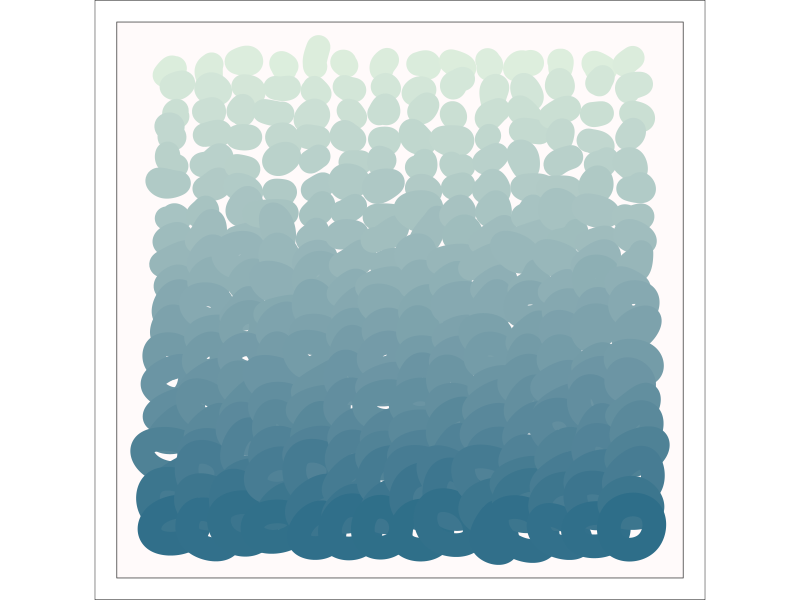

The R script that drew this image:
## ---- chunk 1
knitr::opts_chunk$set(echo = TRUE)
## ---- chunk 2
library(tidyverse)
library(ggforce)
library(ragg)
## ---- chunk 3
n <- 20 # set number of circles
cols <- 14 # set numer of columns

df <- 
  # make base grid
  data.frame(group = 1:(n*cols),
             basex = rep(c(1:cols), each = n) * 4,
             basey = (1:n)) %>% 
  # generate randomness
  mutate(
    x = lapply(basey/2, function(x) {
      y = rnorm(4, basey, basey)
      x * c(-1, 1, 1, -1) + y
    }),
    y = lapply(basey/2, function(x) {
      y = rnorm(4, basey, basey)
      x * c(1, 1, -1, -1) + y
    })
  ) %>% 
  unnest(cols = c(x, y)) %>% 
  # add randomness to base grid and expand
  mutate(newy = y + basey * 10.5,
         newx = x + basex * 3.8)

 plot <- df %>% 
    ggplot(aes(x = newx, y = newy,
             color = newy,
             group = group,
             fill = newy)) +
  geom_bspline_closed(show.legend = F,
                      alpha = .7,
                      size = 8, 
                      fill = NA) +
  coord_equal(expand = T) +
  scale_y_reverse() +
  scale_color_gradient(high = "#2e6e89",
                       low = "#ddeedd") +
  theme_void() +
  theme(panel.background = element_rect(color = "gray20",
                                        fill = "snow",
                                        size = .5),
        plot.background = element_rect(color = "black",
                                       size = .3),
        plot.margin = margin(.55, .55, .55, .55, "cm"))

ggsave(plot, filename = here::here("2021", "Genuary", "2021", "RandomCircles.png"), dpi = 320)
